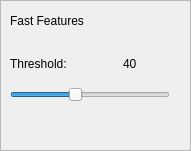
         <widget class="QFrame" name="fastFrame">
          <property name="enabled">
           <bool>true</bool>
          </property>
          <property name="geometry">
           <rect>
            <x>500</x>
            <y>20</y>
            <width>191</width>
            <height>151</height>
           </rect>
          </property>
          <property name="frameShape">
           <enum>QFrame::StyledPanel</enum>
          </property>
          <property name="frameShadow">
           <enum>QFrame::Raised</enum>
          </property>
          <widget class="QLabel" name="label_46">
           <property name="geometry">
            <rect>
             <x>10</x>
             <y>10</y>
             <width>141</width>
             <height>21</height>
            </rect>
           </property>
           <property name="text">
            <string>Fast Features</string>
           </property>
          </widget>
          <widget class="QLabel" name="label_47">
           <property name="geometry">
            <rect>
             <x>10</x>
             <y>53</y>
             <width>91</width>
             <height>21</height>
            </rect>
           </property>
           <property name="text">
            <string>Threshold:</string>
           </property>
          </widget>
          <widget class="QSlider" name="fastThresSL">
           <property name="geometry">
            <rect>
             <x>10</x>
             <y>80</y>
             <width>160</width>
             <height>29</height>
            </rect>
           </property>
           <property name="minimum">
            <number>0</number>
           </property>
           <property name="maximum">
            <number>100</number>
           </property>
           <property name="value">
            <number>40</number>
           </property>
           <property name="orientation">
            <enum>Qt::Horizontal</enum>
           </property>
          </widget>
          <widget class="QLabel" name="fastThresValLabel">
           <property name="geometry">
            <rect>
             <x>123</x>
             <y>53</y>
             <width>41</width>
             <height>21</height>
            </rect>
           </property>
           <property name="text">
            <string>40</string>
           </property>
          </widget>
         </widget>
